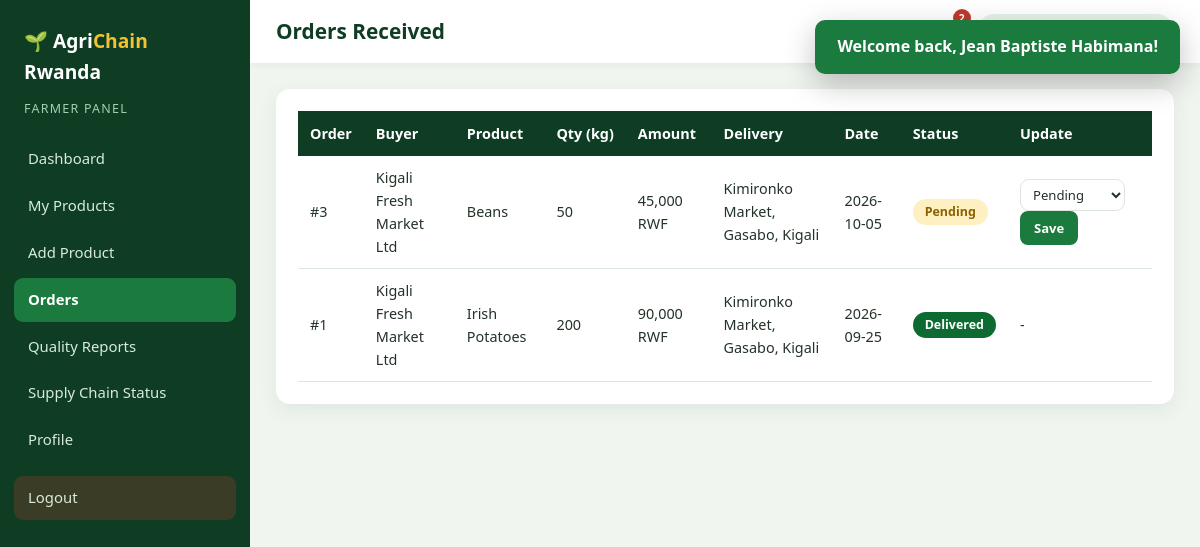
/farmer/orders.php (signed in), run on the app's committed database.
### tables this page shows
CREATE TABLE orders (
    id INT AUTO_INCREMENT PRIMARY KEY,
    buyer_id INT NOT NULL,
    order_date TIMESTAMP NOT NULL DEFAULT CURRENT_TIMESTAMP,
    delivery_location VARCHAR(150) NOT NULL,
    total_amount DECIMAL(12,2) NOT NULL DEFAULT 0.00,
    status ENUM('Pending','Confirmed','Processing','In Transit','Delivered','Cancelled') NOT NULL DEFAULT 'Pending',
    FOREIGN KEY (buyer_id) REFERENCES buyers(id) ON DELETE CASCADE
);

CREATE TABLE buyers (
    id INT AUTO_INCREMENT PRIMARY KEY,
    user_id INT NOT NULL UNIQUE,
    location_id INT NOT NULL,
    company_name VARCHAR(150) NOT NULL,
    contact_person VARCHAR(120) NOT NULL,
    business_type VARCHAR(80) NOT NULL,
    created_at TIMESTAMP NOT NULL DEFAULT CURRENT_TIMESTAMP,
    FOREIGN KEY (user_id) REFERENCES users(id) ON DELETE CASCADE,
    FOREIGN KEY (location_id) REFERENCES locations(id)
);

### includes/auth.php (called while the page is built, shortened)
<?php
require_once __DIR__ . '/../config/database.php';
require_once __DIR__ . '/functions.php';
function user() { return $_SESSION['user'] ?? null; }
function current_farmer() {
    return db_one("SELECT f.*, u.full_name, u.email, u.phone FROM farmers f JOIN users u ON f.user_id=u.id WHERE f.user_id=?", 'i', [user()['id']]);
}

### farmer/orders.php (the view, shortened to what this page needs)
<?php
require_once __DIR__ . '/../includes/auth.php';
$f = current_farmer();
$statuses = ['Pending','Confirmed','Processing','In Transit','Delivered','Cancelled'];
$orders = db_all("SELECT o.id, o.order_date, o.status, o.delivery_location, b.company_name,
                         GROUP_CONCAT(p.name SEPARATOR ', ') AS products, SUM(oi.quantity_kg) AS qty, SUM(oi.subtotal) AS amount
                  FROM orders o JOIN order_items oi ON oi.order_id=o.id JOIN products p ON oi.product_id=p.id JOIN buyers b ON o.buyer_id=b.id
                  WHERE p.farmer_id=? GROUP BY o.id ORDER BY o.id DESC", 'i', [$f['id']]);
require_once __DIR__ . '/../includes/dash_header.php';
?>
<div class="panel"><div class="table-wrap"><table class="table"><thead><tr><th>Order</th><th>Buyer</th><th>Product</th><th>Qty (kg)</th><th>Amount</th><th>Delivery</th><th>Date</th><th>Status</th><th>Update</th></tr></thead><tbody>
<?php foreach ($orders as $o): ?>
<tr><td>#<?= $o['id'] ?></td><td><?= e($o['company_name']) ?></td><td><?= e($o['products']) ?></td><td><?= number_format($o['qty']) ?></td><td><?= money($o['amount']) ?></td><td><?= e($o['delivery_location']) ?></td><td><?= e(substr($o['order_date'], 0, 10)) ?></td><td><?= status_badge($o['status']) ?></td>
<td><?php if (!in_array($o['status'], ['Delivered', 'Cancelled'])): ?>
<form method="post" class="inline"><?= csrf_field() ?><input type="hidden" name="order_id" value="<?= $o['id'] ?>">
<select name="status"><?php foreach ($statuses as $s): ?><option <?= $s === $o['status'] ? 'selected' : '' ?>><?= $s ?></option><?php endforeach; ?></select>
<button class="btn btn-sm" data-confirm="Update this order status?">Save</button></form><?php else: ?>-<?php endif; ?></td></tr>
<?php endforeach; ?>
</tbody></table></div></div>
<?php require_once __DIR__ . '/../includes/dash_footer.php'; ?>

### includes/functions.php (shortened to what this page needs)
<?php
function db_all($sql, $types = '', $params = []) {
    global $conn;
    $st = $conn->prepare($sql);
    if ($types !== '') { $st->bind_param($types, ...$params); }
    $st->execute();
    $res = $st->get_result();
    return $res ? $res->fetch_all(MYSQLI_ASSOC) : [];
}
function db_one($sql, $types = '', $params = []) {
    $rows = db_all($sql, $types, $params);
    return $rows[0] ?? null;
}
function e($v) { return htmlspecialchars((string)$v, ENT_QUOTES, 'UTF-8'); }
function money($n) { return number_format((float)$n, 0, '.', ',') . ' RWF'; }
function status_badge($s) {
    return '<span class="badge status-' . strtolower(str_replace(' ', '-', $s)) . '">' . e($s) . '</span>';
}

### css/style.css (style rules this page uses)
:root { --green:#1b7a3d; --green-dark:#0f3d24; --green-mid:#2f9e57; --green-light:#e6f3ea; --gold:#f2c230; --blue:#1d6fb8; --bg:#f6f8f3; --white:#fff; --text:#233328; --muted:#6a7a6f; --border:#dde6dc; --danger:#c0392b; --radius:14px; --shadow:0 6px 20px rgba(15,61,36,.08); }
* { box-sizing:border-box;margin:0;padding:0 }
html { scroll-behavior:smooth }
body { font-family:'Segoe UI',system-ui,-apple-system,Roboto,Arial,sans-serif;background:var(--bg);color:var(--text);line-height:1.6 }
.btn { display:inline-block;background:var(--green);color:#fff;border:2px solid var(--green);padding:10px 20px;border-radius:10px;font-weight:600;font-size:.95rem;cursor:pointer;transition:.2s;text-align:center;font-family:inherit }
.btn-sm { padding:6px 12px;font-size:.82rem;border-radius:8px }
.badge { display:inline-block;padding:3px 12px;border-radius:20px;font-size:.78rem;font-weight:700;white-space:nowrap }
.status-pending { background:#fff0c2;color:#8a6200 }
.status-delivered { background:#0d6b32;color:#fff }
input,select,textarea { width:100%;padding:10px 12px;border:1.5px solid var(--border);border-radius:9px;font-family:inherit;font-size:.95rem;margin-top:5px;background:#fff;color:var(--text) }
.table-wrap { overflow-x:auto }
.table { width:100%;border-collapse:collapse;background:#fff;font-size:.9rem }
.table th { background:var(--green-dark);color:#fff;text-align:left;padding:11px 12px;font-weight:600;white-space:nowrap }
.table td { padding:10px 12px;border-bottom:1px solid var(--border);vertical-align:middle }
form.inline { display:inline }
form.inline select { width:auto;padding:5px 8px;margin:0 4px 0 0;font-size:.82rem }
.dash-body { display:flex;min-height:100vh;background:#f1f5f0 }
.panel { background:#fff;border-radius:var(--radius);padding:22px;box-shadow:var(--shadow);margin-bottom:20px }

### data on the page
orders: id "3", buyer.company_name "Kigali Fresh Market Ltd", products "Beans", qty "50", amount "45,000 RWF", delivery_location "Kimironko Market, Gasabo, Kigali", order_date "2026-10-05", status "Pending"
orders: id "1", buyer.company_name "Kigali Fresh Market Ltd", products "Irish Potatoes", qty "200", amount "90,000 RWF", delivery_location "Kimironko Market, Gasabo, Kigali", order_date "2026-09-25", status "Delivered"

### other printed values
$role "FARMER"
$m[0] "Dashboard"
$m[0] "My Products"
$m[0] "Add Product"
$m[0] "Orders"
$m[0] "Quality Reports"
$m[0] "Supply Chain Status"
$m[0] "Profile"
$page_title "Orders Received"
$n "2"
